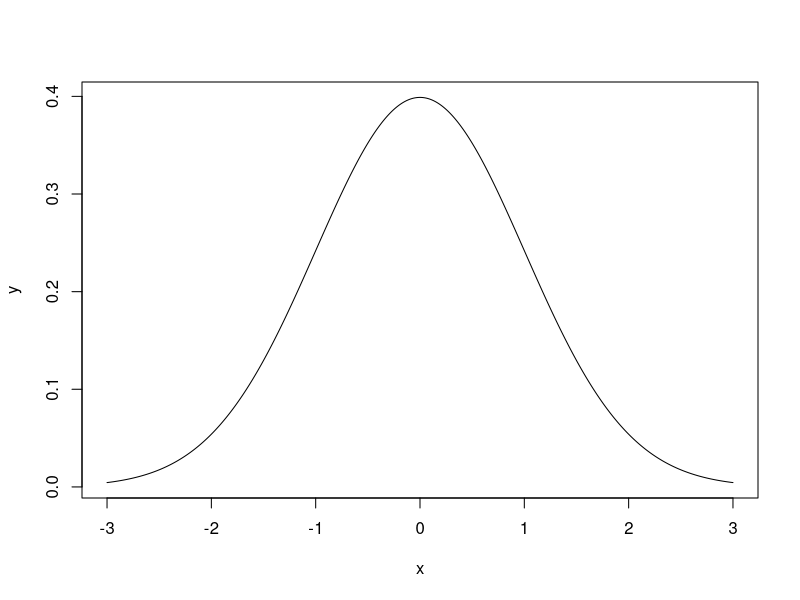
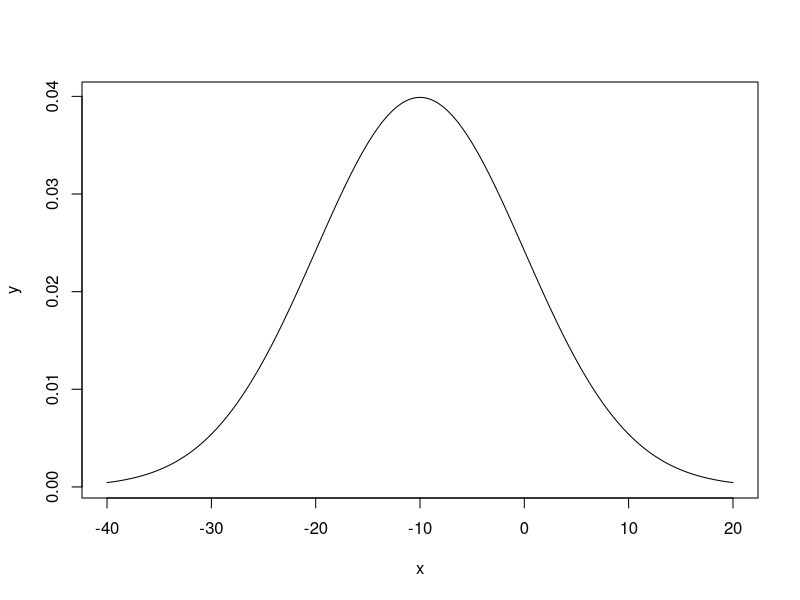
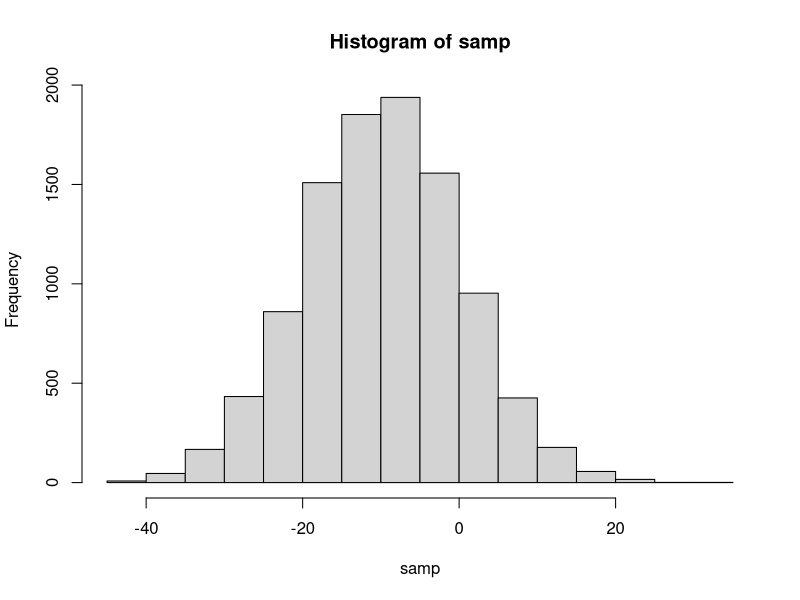

These charts were generated, in order, by the following R code:
####################### Probability Density ##################################

x <- seq(-3, 3, .01)
y <- dnorm(x = x, mean = 0, sd = 1)

plot(x, y, type = "l")



x <- seq(-40, 20, .01)
y <- dnorm(x = x, mean = -10, sd = 10)

plot(x, y, type = "l")


samp <- rnorm(10000, -10, 10)
hist(samp)

qnorm(p = .5, 0, 1)
